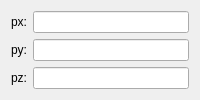
                    <widget class="QWidget" name="tab_11">
                     <attribute name="title">
                      <string> 8 </string>
                     </attribute>
                     <layout class="QGridLayout" name="gridLayout_27">
                      <item row="0" column="0">
                       <layout class="QHBoxLayout" name="horizontalLayout_42">
                        <item>
                         <widget class="QLabel" name="label_32">
                          <property name="text">
                           <string>px:</string>
                          </property>
                         </widget>
                        </item>
                        <item>
                         <widget class="QLineEdit" name="px8"/>
                        </item>
                       </layout>
                      </item>
                      <item row="1" column="0">
                       <layout class="QHBoxLayout" name="horizontalLayout_40">
                        <item>
                         <widget class="QLabel" name="label_30">
                          <property name="text">
                           <string>py:</string>
                          </property>
                         </widget>
                        </item>
                        <item>
                         <widget class="QLineEdit" name="py8"/>
                        </item>
                       </layout>
                      </item>
                      <item row="2" column="0">
                       <layout class="QHBoxLayout" name="horizontalLayout_41">
                        <item>
                         <widget class="QLabel" name="label_31">
                          <property name="text">
                           <string>pz:</string>
                          </property>
                         </widget>
                        </item>
                        <item>
                         <widget class="QLineEdit" name="pz8"/>
                        </item>
                       </layout>
                      </item>
                     </layout>
                    </widget>
